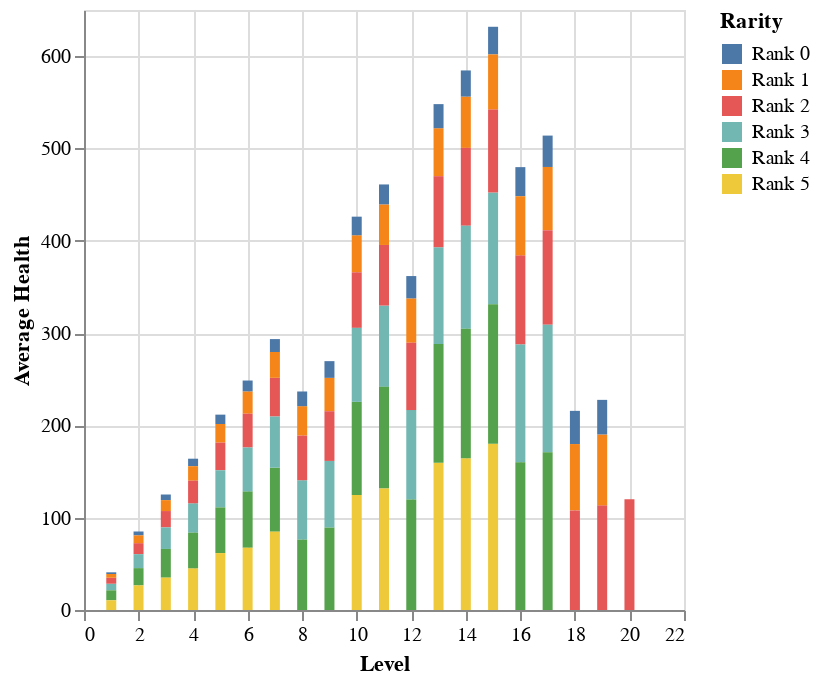

Notebook source saved alongside this figure:
### Code cell
# Bar Chart
def chart_bar(df, x, y, target) -> Chart:
    chart = Chart(df).mark_bar().encode(
        x=x,
        y=alt.Y('mean(' + y + '):Q', title='Average ' + y),
        color=target,
        tooltip=[x, alt.Tooltip('mean(' + y + '):Q', title='Average ' + y), target]
    )
    return chart

bar = chart_bar(df, x, y, target)
bar.display()

### Figure 1 — Vega-Lite specification as saved in the notebook (floating-point values rounded to 4 significant figures; data arrays with more than 128 entries replaced by an {"elided": "..."} marker saying what was removed)
{"config": {"view": {"continuousWidth": 300, "continuousHeight": 300}}, "data": {"name": "data-10c7fe2e8bb736b6ee34b577a6310fa7"}, "mark": {"type": "bar"}, "encoding": {"color": {"field": "Rarity", "type": "nominal"}, "tooltip": [{"field": "Level", "type": "quantitative"}, {"aggregate": "mean", "field": "Health", "title": "Average Health", "type": "quantitative"}, {"field": "Rarity", "type": "nominal"}], "x": {"field": "Level", "type": "quantitative"}, "y": {"aggregate": "mean", "field": "Health", "title": "Average Health", "type": "quantitative"}}, "$schema": "https://vega.github.io/schema/vega-lite/v5.16.3.json", "datasets": {"data-10c7fe2e8bb736b6ee34b577a6310fa7": {"elided": "1000 records"}}}
